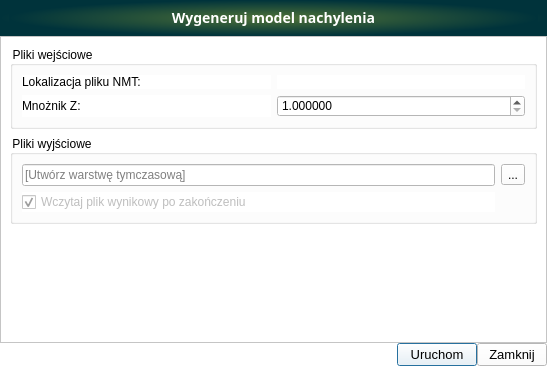
<?xml version="1.0" encoding="UTF-8"?>
<ui version="4.0">
 <class>gen_slope</class>
 <widget class="QDialog" name="gen_slope">
  <property name="enabled">
   <bool>true</bool>
  </property>
  <property name="geometry">
   <rect>
    <x>0</x>
    <y>0</y>
    <width>547</width>
    <height>366</height>
   </rect>
  </property>
  <property name="sizePolicy">
   <sizepolicy hsizetype="Expanding" vsizetype="Expanding">
    <horstretch>0</horstretch>
    <verstretch>0</verstretch>
   </sizepolicy>
  </property>
  <property name="minimumSize">
   <size>
    <width>0</width>
    <height>0</height>
   </size>
  </property>
  <property name="font">
   <font>
    <family>Segoe UI</family>
    <pointsize>10</pointsize>
    <weight>50</weight>
    <italic>false</italic>
    <bold>false</bold>
   </font>
  </property>
  <property name="contextMenuPolicy">
   <enum>Qt::NoContextMenu</enum>
  </property>
  <property name="windowTitle">
   <string>Analizy NMT - Wygeneruj model nachylenia</string>
  </property>
  <property name="windowIcon">
   <iconset>
    <normaloff>../../images/icon.png</normaloff>../../images/icon.png</iconset>
  </property>
  <property name="styleSheet">
   <string notr="true">QComboBox {
	color: rgb(0,0,0);
}
* {
	background-color: rgb(255, 255, 255);
    font: 10pt &quot;Segoe UI&quot;; 
}

</string>
  </property>
  <layout class="QGridLayout" name="gridLayout">
   <property name="leftMargin">
    <number>0</number>
   </property>
   <property name="topMargin">
    <number>0</number>
   </property>
   <property name="rightMargin">
    <number>0</number>
   </property>
   <property name="bottomMargin">
    <number>0</number>
   </property>
   <property name="spacing">
    <number>0</number>
   </property>
   <item row="1" column="0" colspan="5">
    <widget class="QFrame" name="frame_2">
     <property name="frameShape">
      <enum>QFrame::StyledPanel</enum>
     </property>
     <property name="frameShadow">
      <enum>QFrame::Raised</enum>
     </property>
     <layout class="QGridLayout" name="gridLayout_2">
      <item row="5" column="0">
       <widget class="QGroupBox" name="groupBox_3">
        <property name="title">
         <string>Pliki wyjściowe</string>
        </property>
        <layout class="QGridLayout" name="gridLayout_5">
         <item row="0" column="1">
          <layout class="QHBoxLayout" name="horizontalLayout">
           <item>
            <widget class="QToolButton" name="output_layer_btn">
             <property name="text">
              <string>...</string>
             </property>
            </widget>
           </item>
          </layout>
         </item>
         <item row="1" column="0">
          <widget class="QCheckBox" name="add_to_project_cbbx">
           <property name="enabled">
            <bool>false</bool>
           </property>
           <property name="text">
            <string>Wczytaj plik wynikowy po zakończeniu</string>
           </property>
           <property name="checked">
            <bool>true</bool>
           </property>
          </widget>
         </item>
         <item row="0" column="0">
          <widget class="QLineEdit" name="wyjscie">
           <property name="placeholderText">
            <string>[Utwórz warstwę tymczasową]</string>
           </property>
          </widget>
         </item>
        </layout>
       </widget>
      </item>
      <item row="0" column="0">
       <widget class="QGroupBox" name="groupBox">
        <property name="title">
         <string>Pliki wejściowe</string>
        </property>
        <layout class="QGridLayout" name="gridLayout_4">
         <item row="1" column="0">
          <widget class="QLabel" name="label_2">
           <property name="text">
            <string>Lokalizacja pliku NMT:</string>
           </property>
          </widget>
         </item>
         <item row="1" column="1">
          <widget class="QgsFileWidget" name="wejscie">
           <property name="dialogTitle">
            <string/>
           </property>
           <property name="filter">
            <string>*.asc;*.tif; *.xyz</string>
           </property>
          </widget>
         </item>
         <item row="4" column="0">
          <widget class="QLabel" name="label_4">
           <property name="text">
            <string>Mnożnik Z:</string>
           </property>
          </widget>
         </item>
         <item row="4" column="1">
          <widget class="QDoubleSpinBox" name="zindex_spinbox">
           <property name="decimals">
            <number>6</number>
           </property>
           <property name="minimum">
            <double>1.000000000000000</double>
           </property>
           <property name="maximum">
            <double>9999999.990000000223517</double>
           </property>
           <property name="value">
            <double>1.000000000000000</double>
           </property>
          </widget>
         </item>
        </layout>
       </widget>
      </item>
      <item row="7" column="0">
       <spacer name="verticalSpacer">
        <property name="orientation">
         <enum>Qt::Vertical</enum>
        </property>
        <property name="sizeHint" stdset="0">
         <size>
          <width>20</width>
          <height>40</height>
         </size>
        </property>
       </spacer>
      </item>
     </layout>
    </widget>
   </item>
   <item row="0" column="0" colspan="5">
    <widget class="QFrame" name="frame_3">
     <property name="minimumSize">
      <size>
       <width>200</width>
       <height>36</height>
      </size>
     </property>
     <property name="maximumSize">
      <size>
       <width>16777215</width>
       <height>36</height>
      </size>
     </property>
     <property name="accessibleName">
      <string notr="true"/>
     </property>
     <property name="styleSheet">
      <string notr="true">background-color:qradialgradient(spread:pad, cx:0.5, cy:0.5, radius:0.5, fx:0.5, fy:0.5, stop:0 rgba(78, 113, 55, 255), stop:1 rgba(0, 51, 59, 255))</string>
     </property>
     <property name="frameShape">
      <enum>QFrame::NoFrame</enum>
     </property>
     <property name="frameShadow">
      <enum>QFrame::Plain</enum>
     </property>
     <property name="lineWidth">
      <number>0</number>
     </property>
     <layout class="QVBoxLayout" name="verticalLayout">
      <property name="spacing">
       <number>0</number>
      </property>
      <property name="topMargin">
       <number>0</number>
      </property>
      <item>
       <widget class="QLabel" name="title_label_3">
        <property name="minimumSize">
         <size>
          <width>0</width>
          <height>36</height>
         </size>
        </property>
        <property name="font">
         <font>
          <family>Samsung Sans</family>
          <pointsize>-1</pointsize>
          <weight>75</weight>
          <italic>false</italic>
          <bold>true</bold>
         </font>
        </property>
        <property name="styleSheet">
         <string notr="true">color : white;	font-weight: bold;font-family: &quot;Samsung Sans&quot;;font-size: 14px;</string>
        </property>
        <property name="lineWidth">
         <number>0</number>
        </property>
        <property name="text">
         <string>Wygeneruj model nachylenia</string>
        </property>
        <property name="alignment">
         <set>Qt::AlignCenter</set>
        </property>
       </widget>
      </item>
     </layout>
    </widget>
   </item>
   <item row="2" column="3">
    <widget class="QPushButton" name="pushButton_zapisz">
     <property name="minimumSize">
      <size>
       <width>80</width>
       <height>0</height>
      </size>
     </property>
     <property name="text">
      <string>Uruchom</string>
     </property>
    </widget>
   </item>
   <item row="2" column="1">
    <spacer name="horizontalSpacer">
     <property name="orientation">
      <enum>Qt::Horizontal</enum>
     </property>
     <property name="sizeHint" stdset="0">
      <size>
       <width>436</width>
       <height>20</height>
      </size>
     </property>
    </spacer>
   </item>
   <item row="2" column="4">
    <widget class="QPushButton" name="pushButton_anuluj">
     <property name="minimumSize">
      <size>
       <width>70</width>
       <height>0</height>
      </size>
     </property>
     <property name="text">
      <string>Zamknij</string>
     </property>
    </widget>
   </item>
  </layout>
 </widget>
 <customwidgets>
  <customwidget>
   <class>QgsFileWidget</class>
   <extends>QWidget</extends>
   <header>qgsfilewidget.h</header>
  </customwidget>
 </customwidgets>
 <resources/>
 <connections>
  <connection>
   <sender>pushButton_anuluj</sender>
   <signal>clicked()</signal>
   <receiver>gen_slope</receiver>
   <slot>reject()</slot>
   <hints>
    <hint type="sourcelabel">
     <x>694</x>
     <y>627</y>
    </hint>
    <hint type="destinationlabel">
     <x>368</x>
     <y>322</y>
    </hint>
   </hints>
  </connection>
 </connections>
</ui>
